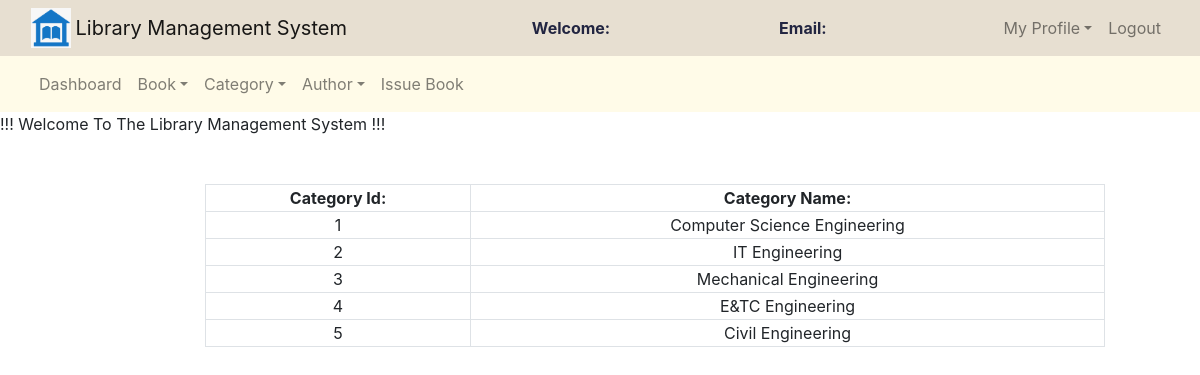
/admin/bcateg.php, run on the app's committed database.
### tables this page shows
CREATE TABLE `category` (
  `cat_id` int(11) NOT NULL,
  `cat_name` varchar(100) NOT NULL
);

### admin/bcateg.php (the view, shortened to what this page needs)
<?php
	require('functions.php');
	$query = "select * from category";
?>
<!DOCTYPE html>
<html>
<head>
	<link rel="stylesheet" type="text/css" href="../bootstrap-4.4.1/css/bootstrap.min.css">
</head>
<body>
<nav class="navbar navbar-expand-lg navbar-light" style="background-color: #E7DFD1;">
		<div class="container-fluid">
			<div class="navbar-header">
				<img src="./images/symbol.png" width="40" height="40" class="d-inline-block align-top" alt="">
				<a class="navbar-brand" href="admin_dashboard.php">Library Management System</a>
			</div>
			<font style="color: #222541"><span><strong>Welcome: <?php echo $_SESSION['name'];?></strong></span></font>
			<font style="color: #222541"><span><strong>Email: <?php echo $_SESSION['email'];?></strong></span></font>
			<ul class="nav navbar-nav navbar-right">
				<li class="nav-item dropdown">
					<a class="nav-link dropdown-toggle" data-toggle="dropdown">My Profile</a>
				</li>
				<li class="nav-item"><a class="nav-link" href="../logout.php">Logout</a></li>
			</ul>
		</div>
	</nav>
	<nav class="navbar navbar-expand-lg navbar-light" style="background-color: #fffbe8">
		<div class="container-fluid">
			<ul class="nav navbar-nav navbar-center">
				<li class="nav-item">
					<a href="admin_dashboard.php" class="nav-link">Dashboard</a>
				</li>
				<li class="nav-item dropdown">
					<a class="nav-link dropdown-toggle" data-toggle="dropdown">Book</a>
				</li>
				<li class="nav-item dropdown">
					<a class="nav-link dropdown-toggle" data-toggle="dropdown">Category</a>
				</li>
				<li class="nav-item dropdown">
					<a class="nav-link dropdown-toggle" data-toggle="dropdown">Author</a>
				</li>
				<li class="nav-item">
					<a href="issue_book.php" class="nav-link">Issue Book</a>
				</li>
			</ul>
		</div>
	</nav>
<span><marquee>!!! Welcome To The Library Management System !!!</marquee></span><br><br>
<div class="row">
	<div class="col-md-2"></div>
	<div class="col-md-8">
		<form>
			<table class="table-bordered" width="900px" style="text-align: center">
				<tr>
					<th>Category Id:</th>
					<th>Category Name:</th>
				</tr>
				<?php
					$query_run = mysqli_query($connection,$query);
					while($row = mysqli_fetch_assoc($query_run)){
				?>
						<tr>
							<td><?php echo htmlspecialchars($row['cat_id']);?></td>
							<td><?php echo htmlspecialchars($row['cat_name']);?></td>
						</tr>
						<?php
					}
				?>
			</table>
		</form>
	</div>
	<div class="col-md-2"></div>
</div>
</body>
</html>

### data on the page
category: cat_id "1", cat_name "Computer Science Engineering"
category: cat_id "2", cat_name "IT Engineering"
category: cat_id "3", cat_name "Mechanical Engineering"
category: cat_id "4", cat_name "E&TC Engineering"
category: cat_id "5", cat_name "Civil Engineering"
